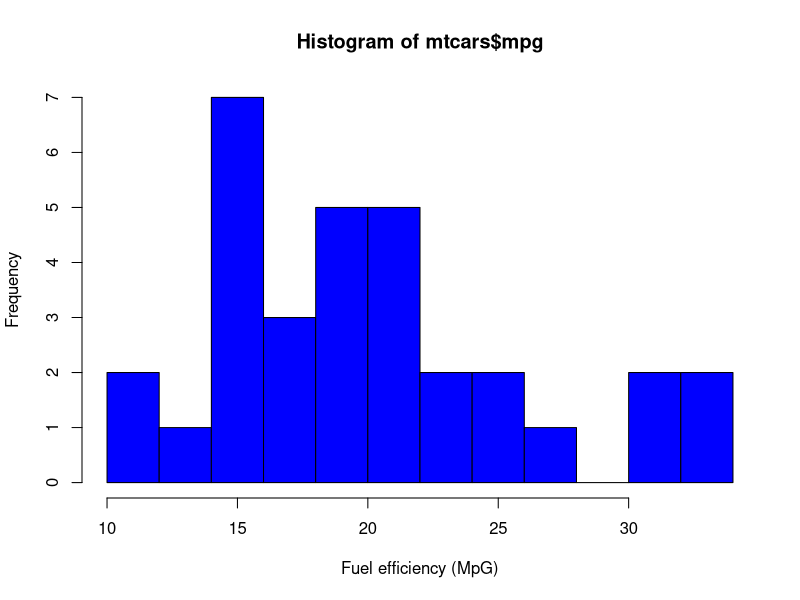
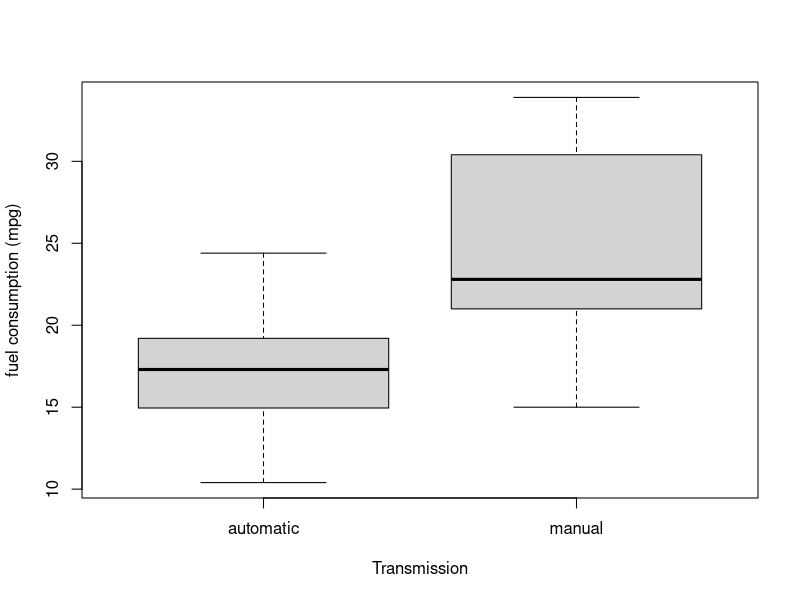
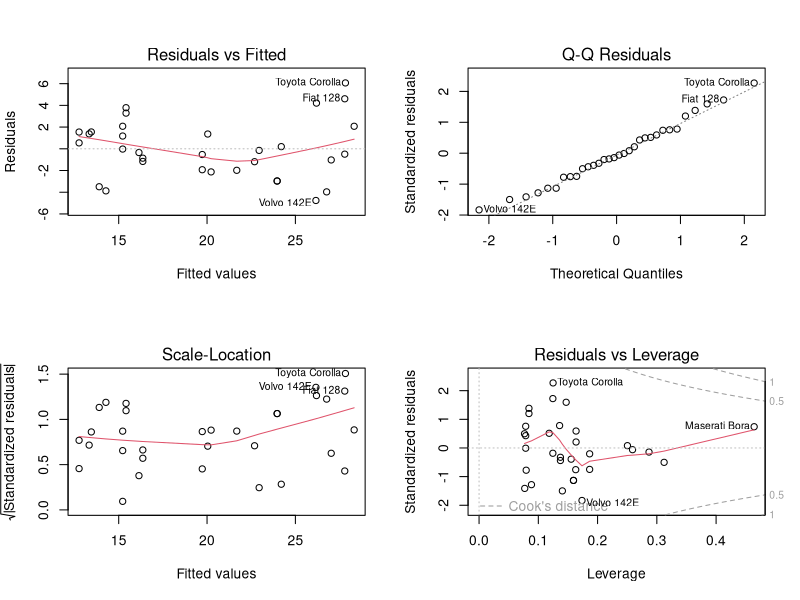

Source code (R) for these figures, in order:
## ---- chunk 1
knitr::opts_chunk$set(echo = TRUE)
## ---- chunk 2
library(datasets)
head(mtcars)
summary(mtcars)
hist(mtcars$mpg, breaks = 16, col = "blue", xlab="Fuel efficiency (MpG)")
## ---- chunk 3
MeanMPG_MAN<- mean(mtcars$mpg[mtcars$am=="0"]); StdDevMPH_Man<- sd(mtcars$mpg[mtcars$am=="0"])
MeanMPG_MAN; StdDevMPH_Man
MeanMPG_Aut<- mean(mtcars$mpg[mtcars$am=="1"]); StdDevMPH_Aut<- sd(mtcars$mpg[mtcars$am=="1"])
MeanMPG_Aut; StdDevMPH_Aut
t.test(mtcars$mpg~mtcars$am)$p.value
## ---- chunk 4
mtcars$transmission<- factor(mtcars$am, labels=c("automatic", "manual"))
summary(lm(mpg~transmission, mtcars))
## ---- chunk 5
boxplot(mtcars$mpg~mtcars$transmission, xlab="Transmission", ylab="fuel consumption (mpg)")
## ---- chunk 6
univar <- lm(mpg ~ am, data = mtcars)
multivar<- lm(mpg~am+cyl+hp+gear, mtcars)
summary(multivar)
anova(univar, multivar)
## ---- chunk 7
par(mfrow = c(2,2))
plot(multivar)
## ---- chunk 8
mtcars$transmission<- factor(mtcars$am, labels=c("automatic", "manual"))
summary(lm(mpg~transmission, mtcars))
